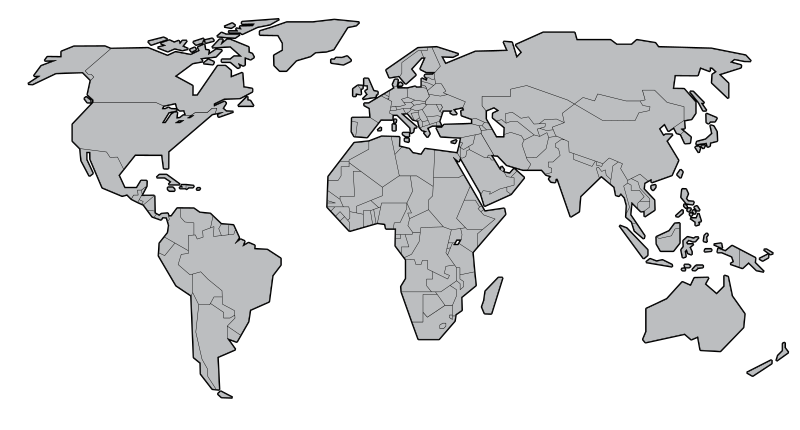
#> input picture worldMap.png, 800 x 430 px
$ python Sheet5E2SolutionPart2.py
#> lines starting #> are read from the running program, lines starting #| are printed output that depends on the picture
#!/usr/bin/env python3
# -*- coding: utf-8 -*-
"""
@author: maxschallwig
"""


import matplotlib.pyplot as plt
import matplotlib.image as mpimg

def readTxt(fileName):
    f = open(fileName,"r")
    data = {}

    for line in f:
        part1 = line.strip("\n").split(" ")
        dataName = part1[0]
        restData = part1[1:]

        finalData = []
        if dataName == "date":
            for dateString in restData:
                tempDate = [int(i) for i in dateString.split("-")]
                finalData.append(datetime.date(tempDate[0],tempDate[1],tempDate[2]))
        elif dataName == "price":
            finalData = [float(i) for i in restData]
        data[dataName] = finalData

    f.close()
    return data

def readCSV(fileName):
#> called with fileName = 'carrotPrices_1.csv'
    f = open(fileName,"r")
#> (reads carrotPrices_1.csv from the repository)
    data = {}

    firstLine = f.readline().strip("\n").split(",")[1:]

    for name in firstLine:
        data[name] = []

    for line in f:
        processedLine = line.strip("\n").split(",")[1:]

        country = processedLine[0]
        price = float(processedLine[1])

        data["country"].append(country)
        data["price"].append(price)


    return data

countryCoords = {"Canada":{"x":150,
                           "bottom":80},
                "America":{"x":130,
                           "bottom":130},
                "Mexico":{"x":110,
                           "bottom":180},
                "China":{"x":650,
                           "bottom":150},
                "Australia":{"x":700,
                           "bottom":320},
    }

#1) Load and save the data points into a relevant format
carrotData = readCSV("carrotPrices_1.csv")
onionData = readCSV("onionPrices_1.csv")
#> (reads onionPrices_1.csv from the repository)

minPrice = min(carrotData["price"])
maxPrice = max(carrotData["price"])
#print(carrotData)
img = mpimg.imread("worldMap.png")
#> img is the input picture: shape (430, 800, 4) float32; mean R, G, B, A 0.196, 0.198, 0.2, 0.302

spines = ["top","bottom","left","right"]
fig = plt.figure(figsize=(8,8))
ax1 = fig.add_subplot(111)

#5) To the right of the plot, add a color bar to help understand
#what the colors mean in terms of prices.
#6) Add appropriate text to your graph
x = []
for i in range(100):
    x.append([i])
ax1.imshow(x,extent = [800,830,0,400],cmap="jet")

ax1.text(840,15,s=str(round(maxPrice,2)))
ax1.text(840,400,s=str(round(minPrice,2)))

ax1.imshow(img)


for spine in spines:
    ax1.spines[spine].set_visible(False)

ax1.yaxis.set_visible(False)
ax1.xaxis.set_visible(False)


#2) Plot each value as a bar on each country and
#choose an appropriate bar height scale.

#3) Setup a colormap that corresponds to the range of values
#covered by your prices

cm = plt.cm.get_cmap("jet",100)
colors = cm(range(100))

cC = 0

#4) Apply the colormap to your bars, changing the face color
#of each bar to represent its price value.


for country in carrotData["country"]:
#for country,currentValue in zip(carrotData["country"],carrotData["price"]):
    currentValue = carrotData["price"][cC]
    height = -35 +(currentValue-minPrice)/(maxPrice-minPrice)*-35

    colorIndex = int(round((currentValue-minPrice)/
                           (maxPrice-minPrice)*100,0))-1
    if colorIndex < 0:
#        colorIndex = 0
        colorIndex += 1
    color = colors[colorIndex]

    ax1.bar(countryCoords[country]["x"],height,
            bottom=countryCoords[country]["bottom"],
            width = 10,
            color = color)

    cC += 1


ax1.set_title("Carrot price in different countries across the world")
plt.show()
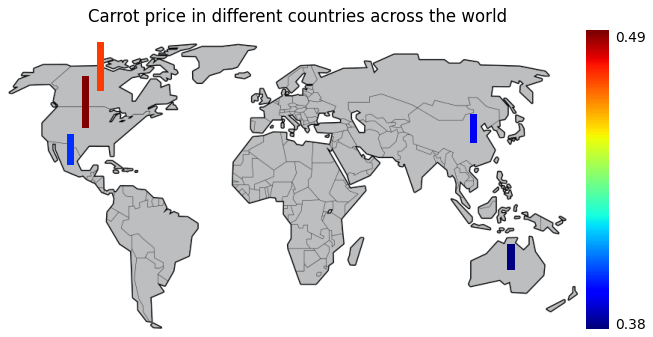
#> figure drawn by matplotlib, 1 panel
